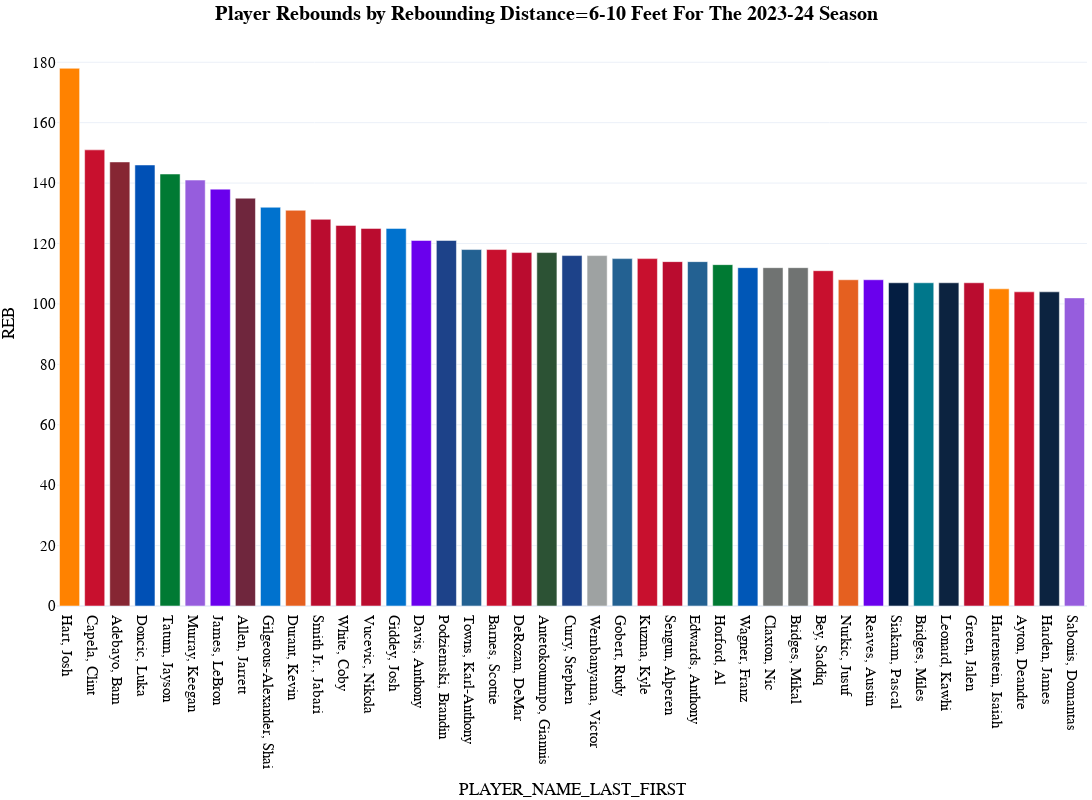

The notebook cell this image was saved under:
### Code cell
fig_reb_dist_season3 = px.bar(
  reb_dist_season[(reb_dist_season["REB"]>100)&(reb_dist_season["REB_DIST_RANGE"]=="6-10 Feet")].sort_values(by="REB",ascending=False), 
  x="PLAYER_NAME_LAST_FIRST", 
  y="REB",
#   y="OREB",
#   y="DREB",
  color="PLAYER_NAME_LAST_FIRST",
  color_discrete_map=player_color_dict_shot_dist,     
  template='plotly_white',
  title="<b>Player Rebounds by Rebounding Distance=6-10 Feet For The {} Season</b>".format(year),
  hover_data=['G','REB_DIST_RANGE', 'REB_FREQUENCY', 'OREB', 'DREB', 'REB', 'C_OREB','C_DREB', 'C_REB', 'C_REB_PCT', 'UC_OREB', 'UC_DREB', 'UC_REB',
              'UC_REB_PCT', 'Season', 'Category', 'TEAM_ABBREVIATION','color'], 
  height=800, 
  width=1200,
  )
fig_reb_dist_season3.update_layout(
    margin=dict(l=5, r=5, t=40, b=5),
    showlegend=False,
    title_x=0.5,
    hoverlabel=dict(
        bgcolor="white",
        font_size=16,
        font_family="PT Sans Narrow"
    ),
    # yaxis_range=[0,85],
    yaxis = dict(tickfont = dict(size=15)),
    xaxis = dict(tickfont = dict(size=15)),
    font=dict(
        family="PT Sans Narrow",
        size=14,
        color="Black"
    ),
    title_font_family="PT Sans Narrow"
)
fig_reb_dist_season3
